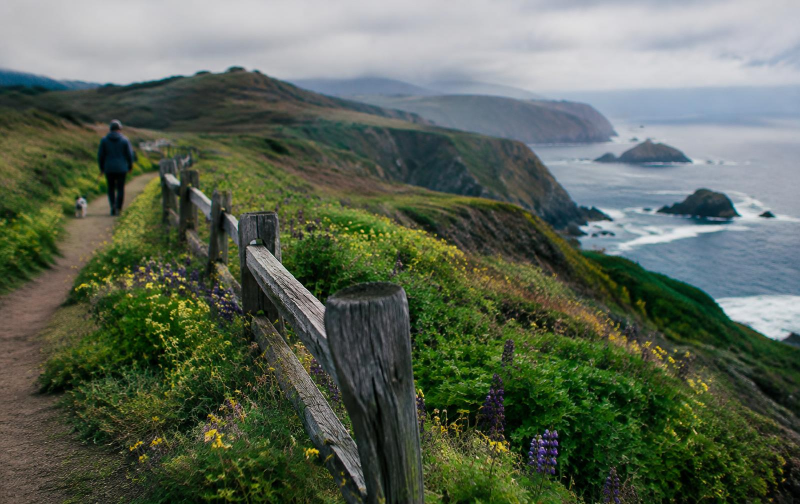
#> input picture src/assets/coast-bluff.jpg, 1600 x 1008 px (shown at 1/2 size); its folder holds only this picture in this run
$ python optimize-images.py
#> lines starting #> are read from the running program, lines starting #| are printed output that depends on the picture
#!/usr/bin/env python3
"""Resize/recompress hero photos in src/assets (Pillow).

Usage: python3 scripts/optimize-images.py   (run on ORIGINAL full-size files; re-running on
already optimized files is safe: widths <= 1600 are not resized, quality 80 is re-applied once more,
so keep the originals if you want to re-run with different settings).
Heroes: max 1600 px wide, JPEG q80, progressive, plus a 800 px "<name>-800.jpg" variant for phones.
Card images (*-card.jpg, 960 px, all under 220 KB) are left alone.
"""
import glob, os
from PIL import Image

HERO_MAX, PHONE_W, Q = 1600, 800, 80
root = os.path.join(os.path.dirname(os.path.abspath(__file__)), "..", "src", "assets")

MIN_Q, CAP = 78, 390 * 1024  # never below q78; step down from q80 only if a file is over the size cap

def save(img, path):
    for q in range(Q, MIN_Q - 1, -1):
        img.save(path, "JPEG", quality=q, optimize=True, progressive=True, subsampling="4:2:0")
        if os.path.getsize(path) <= CAP:
            break

for f in sorted(glob.glob(os.path.join(root, "*.jpg"))):
    name = os.path.basename(f)
    if name.endswith("-card.jpg") or name.endswith("-800.jpg"):
        continue
    img = Image.open(f).convert("RGB")
#> img is the input picture: PIL image 1600x1008 RGB; mean R, G, B 91.3, 101.8, 85.7
    w, h = img.size
#> w = 1600; h = 1008
    if w > HERO_MAX:
        img = img.resize((HERO_MAX, round(h * HERO_MAX / w)), Image.LANCZOS)
    save(img, f)
    small = img.resize((PHONE_W, round(img.size[1] * PHONE_W / img.size[0])), Image.LANCZOS)
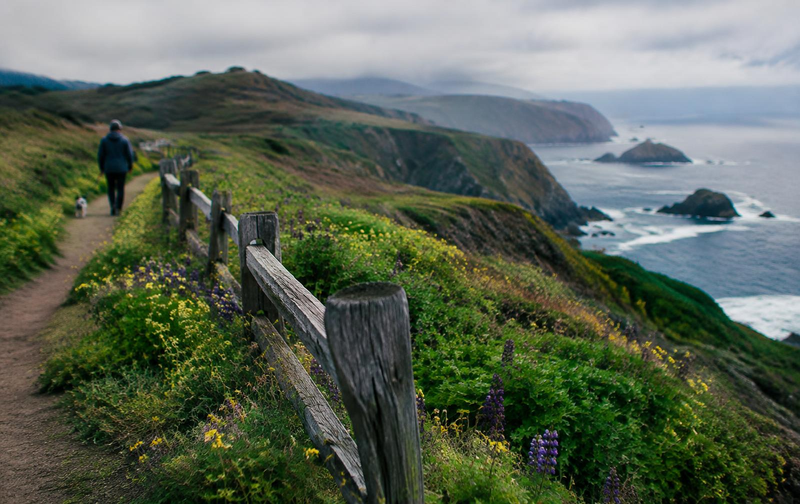
#> small: PIL image 800x504 RGB; mean R, G, B 91.3, 101.8, 85.7
    save(small, f[:-4] + "-800.jpg")
    print(name, img.size, os.path.getsize(f) // 1024, "KB;", "800w", os.path.getsize(f[:-4] + "-800.jpg") // 1024, "KB")
#| coast-bluff.jpg (1600, 1008) 224 KB; 800w 79 KB

$ run again, on src/assets/dest-helen.jpg
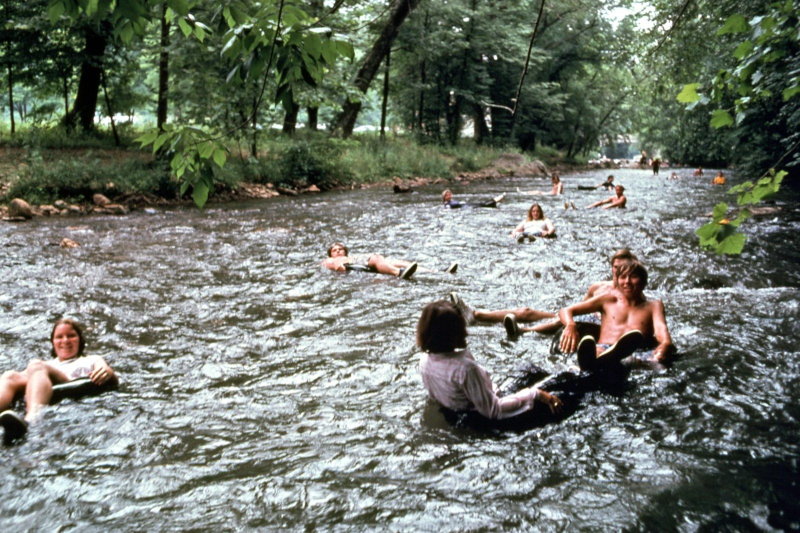
#> input picture src/assets/dest-helen.jpg, 1600 x 1066 px (shown at 1/2 size)
#> img is the input picture: PIL image 1600x1066 RGB; mean R, G, B 112.7, 118.9, 108.5
#> `small = img.resize((PHONE_W, round(img.size[1] * PHONE_W / img.size[0]..`:
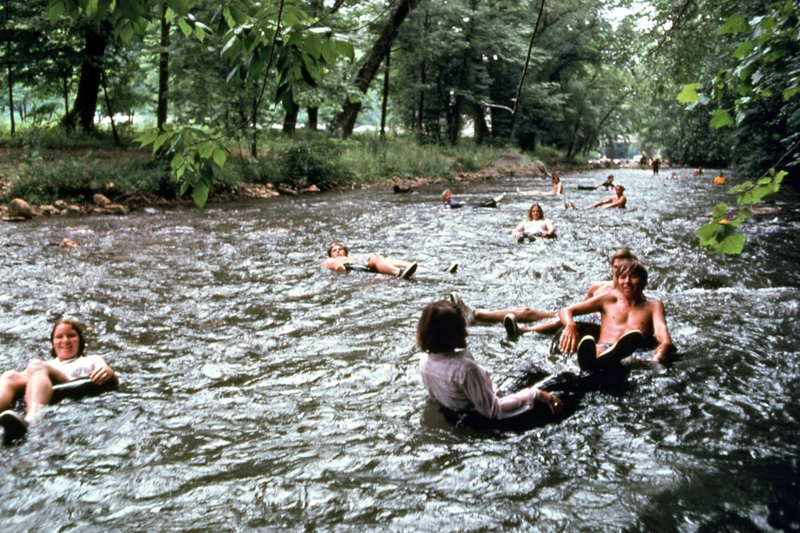
#> small: PIL image 800x533 RGB; mean R, G, B 112.7, 118.8, 108.5
#| dest-helen.jpg (1600, 1066) 341 KB; 800w 118 KB
